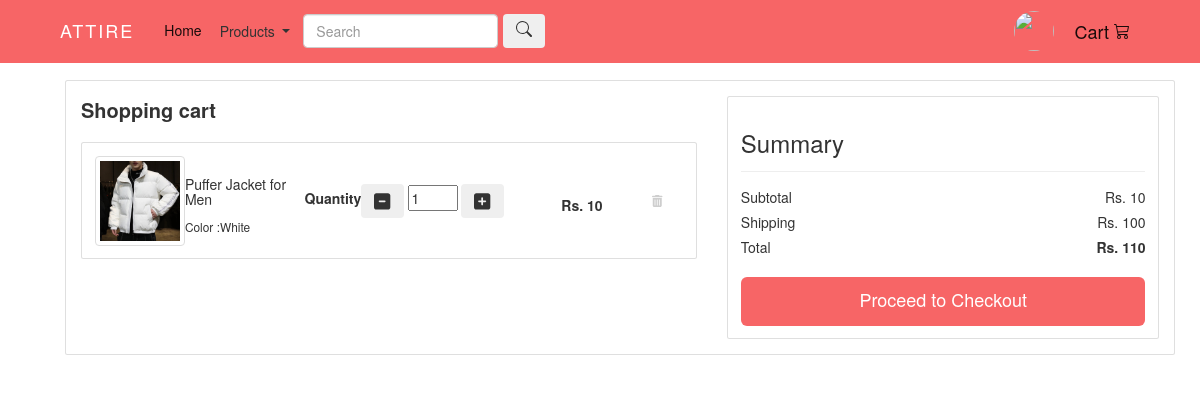
The page /user/cart/ (signed in) on the database its author committed.
### user/models.py (models this page shows)
class Cart(models.Model):
    user = models.ForeignKey (User, on_delete=models.CASCADE)
    product = models.ForeignKey (Products, on_delete=models.CASCADE)
    quantity = models.IntegerField(null = False, blank = False)
    created_at = models.DateTimeField(auto_now_add=True)
    added_to_order = models.BooleanField(default=False)

### products/models.py (models this page shows, shortened)
class Products(models.Model):
    uuid = models.UUIDField(default=uuid.uuid4, unique=True, primary_key=True, editable=False)
    name = models.CharField(max_length=60, default='')
    price = models.IntegerField(default=0)
    description = models.CharField(max_length=500, default='', blank=True, null=True)
    color = models.CharField(max_length=250, default='', blank=True, null=True)
    stock = models.CharField(max_length = 200,choices= STOCK, default="")
    status = models.CharField(max_length = 200,choices= STATUS, default="")
    image = models.ImageField(upload_to='static/img/')
    category = models.CharField(choices=PRODUCTCATEGORY, default="All", max_length=100)
    quantity = models.IntegerField(null = False, blank = False , default = "1")

### user/views.py (the view)
# urls.py: path('cart/', views.viewcart, name ='cart'),
@login_required(login_url='/user/login/')
def viewcart(request):
    user = request.user
    cart = Cart.objects.filter(user= user, added_to_order=False ).select_related('product').annotate(total_price=F('product__price')*F('quantity'))
    amount = 0
    for p in cart:
        value = p.quantity * p.product.price
        amount = amount + value
    totalamount = amount + 100
    return render (request , 'user/cart.html', {"cart": cart , "amount": amount , "totalamount": totalamount})

### user/templates/user/cart.html (shortened to what this page needs)
{% load static %}
{% include 'home/base.html' %}
{% block content %}
<section class="h-100 h-custom" style=" padding: 5rem;">
  <div class="container py-5 h-100">
    <div class="row d-flex justify-content-center align-items-center h-100">
      {% if cart %}
      <div class="col">
        <div class="card">
          <div class="card-body p-4">
            <div class="row">
              <div class="col-lg-7">
                <div class="d-flex justify-content-between align-items-center mb-4">
                  <div>
                    <p class="mb-1" style = "font-size : 20px; font-weight : bold;">Shopping cart</p>
                  </div>
                </div>
                {% for item in cart %}
                <div class="card mb-3">
                  <div class="card-body">
                    <div class="d-flex justify-content-between">
                      <div class="d-flex flex-row align-items-center">
                        <div>
                          <img src="{{item.product.image.url}}" class="img-fluid img-thumbnail shadow-sm" alt="img" style="width: 100px;">
                        </div>
                        <div class="ms-3">
                          <h5>{{item.product.name}}</h5>
                          <p class="small mb-0">Color :{{item.product.color}}</p>
                        </div>
                      </div>
                      <div class="d-flex flex-row align-items-center">
                        <label for = "Quantity">Quantity</label>
                        <div style="width: 200px;">
                          <form action="{% url 'cart_update' %}" method="POST">
                          <button class = " minus-cart btn" pid = {{item.product.uuid}} type="submit"><i class = " fas fa-minus-square fa-lg"></i></button>
                          <input type="number" class="quantity" value={{item.quantity}} min="0" name="quantity" style="width: 5rem;">
                          <button class = " plus-cart btn" pid = {{item.product.uuid}} type="submit"><i class = " fas fa-plus-square fa-lg"></i></button>
                        </form>
                        </div>
                        <div style="width: 80px;">
                          <h5 class="mb-0"><span><strong  class="request-item-price">Rs. {{item.total_price}}</strong></span></h5>
                        </div>
                        <a href="/user/removeitem/{{item.id}}/" class = "remove-cart btn btn-sm secondary mr-3" pid= {{item.product.uuid}} style="color: #cecece;"><i class="fas fa-trash-alt"></i></a>
                      </div>
                    </div>
                  </div>
                </div>
                {% endfor %}
              </div>
              <div class="col-lg-5">
                <div class="card text-black rounded-3" >
                  <div class="card-body">
                  <h3>Summary</h3>
                    <hr class="my-4">
                    <div class="d-flex justify-content-between">
                      <p class="mb-2">Subtotal</p>
                      <p class="mb-2"><span id = "sub-total">Rs. {{amount}}</span></p>
                    </div>
                    <div class="d-flex justify-content-between">
                      <p class="mb-2">Shipping</p>
                      <p class="mb-2">Rs. 100</p>
                    </div>
                    <div class="d-flex justify-content-between mb-4">
                      <p class="mb-2">Total</p>
                      <p class="mb-2"><span id = "totalamount"><strong id="all-total"> Rs. {{totalamount}}</strong></span></p>
                    </div>
                    <div class = "btn btn-info btn-block btn-lg" style = "background-color: #F76566 ; border: none; "><a href= "{% url 'checkout' %}" ><p class ="mb-2" style = "color: white; text-decoration = none;"> Proceed to Checkout</p></a>
                    </div>
                  </div>
                </div>
              </div>
            </div>
          </div>
        </div>
      </div>
      {% else %}
      <h1 class = "text-center mb-5">Cart is Empty</h1>
      {% endif %}
    </div>
  </div>
</section>
{% endblock %}

### rows shown on the page
Cart: product.image (picture), product.name "Puffer Jacket for Men", product.color "White", quantity "1", total_price "10"

### other values the page prints
{{ amount }} "10"
{{ totalamount }} "110"
